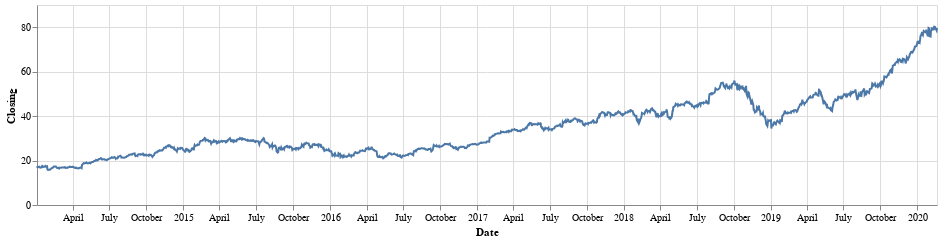

Here is the notebook cell this chart was saved with:
### Code cell
## CLOSING PRICE
Closing_Price = alt.Chart(KO_Training.reset_index()).mark_line().encode(
    alt.X("Date", title = "Date"),
    alt.Y("AAPL_AdjClose", title = "Closing"),
    tooltip= ['Date', 'AAPL_Open', 'AAPL_Close', 'AAPL_High', 'AAPL_Low', 'AAPL_Volume']
).properties(
    width=900, height=200
)

Closing_Price

### Figure 1 — Vega-Lite specification as saved in the notebook (floating-point values rounded to 4 significant figures; data arrays with more than 128 entries replaced by an {"elided": "..."} marker saying what was removed)
{"config": {"view": {"continuousWidth": 400, "continuousHeight": 300}}, "data": {"name": "data-49d80df396160f7b67afc6744bb1f7a0"}, "mark": "line", "encoding": {"tooltip": [{"field": "Date", "type": "temporal"}, {"field": "AAPL_Open", "type": "quantitative"}, {"field": "AAPL_Close", "type": "quantitative"}, {"field": "AAPL_High", "type": "quantitative"}, {"field": "AAPL_Low", "type": "quantitative"}, {"field": "AAPL_Volume", "type": "quantitative"}], "x": {"field": "Date", "title": "Date", "type": "temporal"}, "y": {"field": "AAPL_AdjClose", "title": "Closing", "type": "quantitative"}}, "height": 200, "width": 900, "$schema": "https://vega.github.io/schema/vega-lite/v4.17.0.json", "datasets": {"data-49d80df396160f7b67afc6744bb1f7a0": {"elided": "1543 records"}}}
